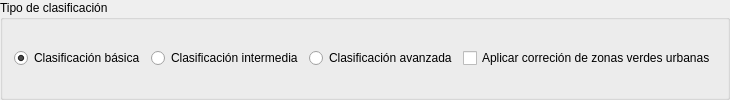
           <widget class="QGroupBox" name="groupBox_clasif_option">
            <property name="sizePolicy">
             <sizepolicy hsizetype="Ignored" vsizetype="Preferred">
              <horstretch>0</horstretch>
              <verstretch>0</verstretch>
             </sizepolicy>
            </property>
            <property name="title">
             <string>Tipo de clasificación</string>
            </property>
            <layout class="QHBoxLayout" name="horizontalLayout_8">
             <item>
              <widget class="QRadioButton" name="option_basic_clasif">
               <property name="text">
                <string>Clasificación básica</string>
               </property>
               <property name="checked">
                <bool>true</bool>
               </property>
              </widget>
             </item>
             <item>
              <widget class="QRadioButton" name="option_intermediate_clasif">
               <property name="text">
                <string>Clasificación intermedia</string>
               </property>
              </widget>
             </item>
             <item>
              <widget class="QRadioButton" name="option_advanced_clasif">
               <property name="text">
                <string>Clasificación avanzada</string>
               </property>
              </widget>
             </item>
             <item>
              <widget class="QCheckBox" name="checkbox_zonas_verdes">
               <property name="text">
                <string>Aplicar correción de zonas verdes urbanas</string>
               </property>
              </widget>
             </item>
            </layout>
           </widget>
